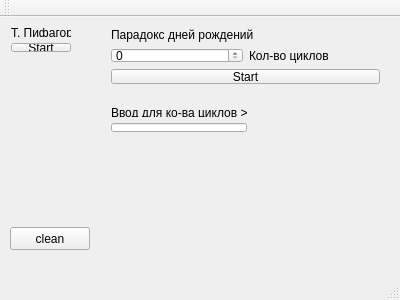
<?xml version="1.0" encoding="UTF-8"?>
<ui version="4.0">
 <class>MainWindow</class>
 <widget class="QMainWindow" name="MainWindow">
  <property name="geometry">
   <rect>
    <x>0</x>
    <y>0</y>
    <width>400</width>
    <height>300</height>
   </rect>
  </property>
  <property name="windowTitle">
   <string>MainWindow</string>
  </property>
  <widget class="QWidget" name="centralWidget">
   <widget class="QPushButton" name="pushButton">
    <property name="geometry">
     <rect>
      <x>10</x>
      <y>210</y>
      <width>80</width>
      <height>23</height>
     </rect>
    </property>
    <property name="text">
     <string>clean</string>
    </property>
   </widget>
   <widget class="QWidget" name="">
    <property name="geometry">
     <rect>
      <x>0</x>
      <y>0</y>
      <width>82</width>
      <height>46</height>
     </rect>
    </property>
    <layout class="QVBoxLayout" name="verticalLayout_2">
     <item>
      <widget class="QLabel" name="label">
       <property name="text">
        <string>Т. Пифагора</string>
       </property>
      </widget>
     </item>
     <item>
      <widget class="QPushButton" name="pifagor_button">
       <property name="text">
        <string>Start</string>
       </property>
      </widget>
     </item>
    </layout>
   </widget>
   <widget class="QWidget" name="">
    <property name="geometry">
     <rect>
      <x>100</x>
      <y>0</y>
      <width>291</width>
      <height>78</height>
     </rect>
    </property>
    <layout class="QVBoxLayout" name="verticalLayout">
     <item>
      <widget class="QLabel" name="label_2">
       <property name="text">
        <string>Парадокс дней рождений</string>
       </property>
      </widget>
     </item>
     <item>
      <layout class="QHBoxLayout" name="horizontalLayout">
       <item>
        <widget class="QSpinBox" name="spinBox"/>
       </item>
       <item>
        <widget class="QLabel" name="label_3">
         <property name="text">
          <string>Кол-во циклов</string>
         </property>
        </widget>
       </item>
      </layout>
     </item>
     <item>
      <widget class="QPushButton" name="birthdays_button">
       <property name="text">
        <string>Start</string>
       </property>
      </widget>
     </item>
    </layout>
   </widget>
   <widget class="QWidget" name="">
    <property name="geometry">
     <rect>
      <x>100</x>
      <y>80</y>
      <width>158</width>
      <height>46</height>
     </rect>
    </property>
    <layout class="QVBoxLayout" name="verticalLayout_3">
     <item>
      <widget class="QLabel" name="label_4">
       <property name="text">
        <string>Ввод для ко-ва циклов &gt; 99</string>
       </property>
      </widget>
     </item>
     <item>
      <widget class="QLineEdit" name="cycles"/>
     </item>
    </layout>
   </widget>
  </widget>
  <widget class="QMenuBar" name="menuBar">
   <property name="geometry">
    <rect>
     <x>0</x>
     <y>0</y>
     <width>400</width>
     <height>20</height>
    </rect>
   </property>
  </widget>
  <widget class="QToolBar" name="mainToolBar">
   <attribute name="toolBarArea">
    <enum>TopToolBarArea</enum>
   </attribute>
   <attribute name="toolBarBreak">
    <bool>false</bool>
   </attribute>
  </widget>
  <widget class="QStatusBar" name="statusBar"/>
 </widget>
 <layoutdefault spacing="6" margin="11"/>
 <resources/>
 <connections/>
</ui>
